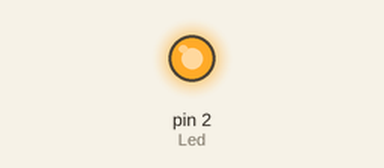
Recording of a sketch running on a simulated Arduino Uno, built with avr-gcc and run on an emulated ATmega328P. Parts: output pins drawn as LEDs (lit = HIGH).

Above: at 5.0 s.
At 15.0 s:
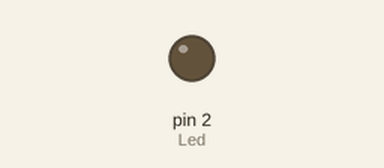
Timing chart, 0 to 26.0 s (numbered marks = the images above):
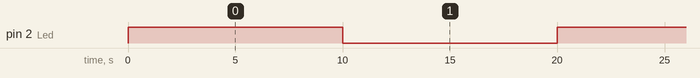

The sketch:

exo1a_analog_.ino
```cpp
int Led = 2;

void setup() {

 pinMode(Led, OUTPUT);

}

void loop() {

  digitalWrite(Led, HIGH);
  delay (10000);
  digitalWrite(Led, LOW);
  delay(10000);

}
```

Measured:
- by itself, pin 2 (Led): alternates HIGH for 10.0 s and LOW for 10.0 s
